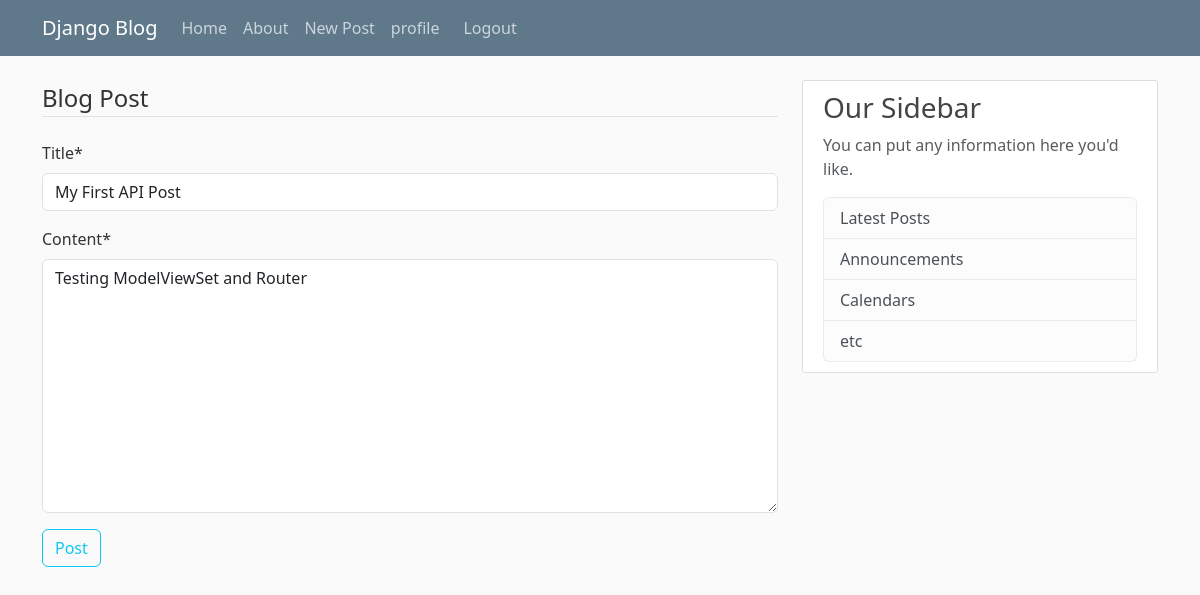
The page /post/23/update/ (signed in) on the database as committed earlier.
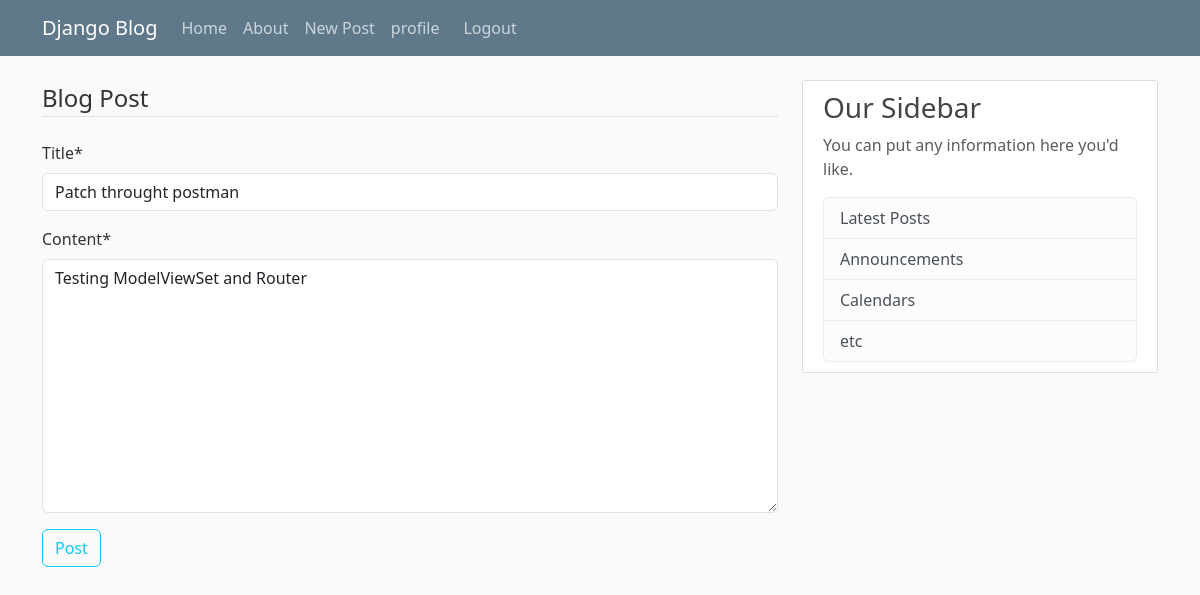
The same page on the database as committed later.
### blog/models.py (models this page shows, shortened)
class post(models.Model):
    title=models.CharField(max_length=100)
    content=models.TextField()
    date_posted =models.DateField(default=timezone.now)
    author = models.ForeignKey(User, on_delete=models.CASCADE)#one to many relationship by using foreignkey

### blog/views.py (the view, shortened to what this page needs)
# urls.py: path('post/<int:pk>/update/',PostUpdateView.as_view(),name='post-update'),#Django handles the form logic but we still need a template such as:blog/post_form.html
class PostUpdateView(LoginRequiredMixin,UserPassesTestMixin,UpdateView):
    model=post
    fields=['title','content']
    def test_func(self):
        post=self.get_object() # gets the current post/object
        if self.request.user == post.author:
            return True
        else:
            return False

### blog/templates/blog/post_form.html (shortened to what this page needs)
{% extends "blog/base.html" %}
{% load crispy_forms_tags %}#used to style and give validation feedbacks
{% block content %}
    <div class="content-selection">
        <form method="POST">
            <fieldset class="form-group">
                <legend class="border-bottom mb-4"> Blog Post</legend>
                {{ form|crispy}}
            </fieldset>
            <div class="from-group">
                <button class="btn btn-outline-info" type="submit">Post</button>
            </div>
        </form>
    </div>
{% endblock content %}

Rows that differ between the two databases and show on the page:
changed post "Testing ModelViewSet and Router": title "My First API Post" → "Patch throught postman"
